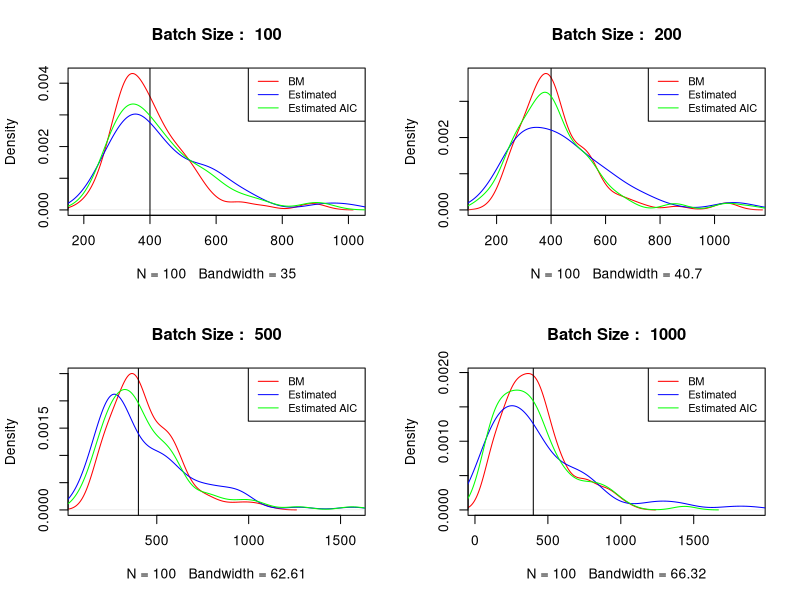

Reproduce this figure in R. (Note: this script raises an error after producing the figure.)
calculate_est <- function(b, alpha_sq, rho) {
    return ((b*alpha_sq)/((1-rho)^2))
}
# running the procedure of using MCMC to generate samples
# then finding the variance and plotting there density

# defining different targets

# exponential
rate = 2
exponential <- function(x,rate){
    return(dexp(x,rate))
}
# gamma
shape = 9
rate = 0.5
gamma <- function(x,shape,rate){
    return(dgamma(x,shape = shape, rate = rate))
}

# laplace
theta = 2
s = 4    
laplace <- function(x,theta,s){
    return(0.5*(1/s)*exp(-abs(x-theta)/s))
}
# chi-squared

k = 5
chisq <- function(x,k){
    return(dchisq(x,k))
}

# Using normal distribution as proposal 
normal <- function(x,mu,h){
	return (rnorm(x,mean = mu, sd = h))
}

#setting up parameters for distributions
target <- laplace
proposal <- normal

# setting up for running multiple mcmc
iter <- 100

b_dist <- c(100,200,500,1000);
# b_dist <- c(10,20,50,100);

#for the sigma of each run
est_sigma_dist <- matrix(0, nrow = length(b_dist), ncol = iter)
bm_sigma_dist <- matrix(0, nrow = length(b_dist), ncol = iter)
#for the sample mean of each run
sample_mean_dist = numeric(length = iter)

rho_dist <- matrix(0,nrow = length(b_dist), ncol = iter)
alpha_dist <- matrix(0,nrow = length(b_dist), ncol = iter)

est_sigma_dist_aic <- matrix(0, nrow = length(b_dist), ncol = iter)
rho_dist_aic <- matrix(0,nrow = length(b_dist), ncol = iter)
alpha_dist_aic <- matrix(0,nrow = length(b_dist), ncol = iter)


acc_dist = numeric(length = iter)
# running mulitple mcmc
# setting up changing parameters

T <- 1e4
# h <- 1
h <- 5

ini <- 2

for(it in 1:iter){
    print(paste("Iter : ", it))

    x <- numeric(T)
    acc <- 0
    x[1] <- ini + rnorm(1) 

    for(t in 2:T){
        y = proposal(1,x[t-1],h)
        alpha = min((target(y,theta,s)/target(x[t-1],theta,s)),1)
        u = runif(1,0,1)
        if(u <= alpha){
            x[t] = y
            acc <- acc + 1
        } else {
            x[t] = x[t-1]
        }
    }
    acc_dist[it] <- ((acc/T)*100)
    sample_mean_dist[it] = mean(x)

    n <- T

    for(b in b_dist){
        a <- n/b
        Y <- numeric(a)

        for(i in 0:(a-1)){
            Y[i+1] <- mean(x[((b*i)+1):(b*(i+1))])
        }

        mu <- mean(x)
        bm_sigma <- (b/(a-1))*(sum((Y-mu)^2))

        # AIC is FALSE
        model <- ar(Y, aic = FALSE, order.max = 1)

        rho_c <- model$ar
        alpha_sq_c <- model$var.pred
        
        est_sigma <- calculate_est(b, alpha_sq_c, rho_c)

        rho_dist[which(b == b_dist), it] <- rho_c
        alpha_dist[which(b == b_dist), it] <- alpha_sq_c

        bm_sigma_dist[which(b == b_dist), it] <- bm_sigma
        est_sigma_dist[which(b == b_dist), it] <- est_sigma

        # AIC is TRUE
        model_aic <- ar(Y, aic = TRUE, order.max = 1)

        if(length(model_aic$ar) == 0){
            rho_c_aic = 0
        } else {
            rho_c_aic <- model_aic$ar
        }
    
        alpha_sq_c_aic <- model_aic$var.pred

        rho_dist_aic[which(b == b_dist), it] <- rho_c_aic
        alpha_dist_aic[which(b == b_dist), it] <- alpha_sq_c_aic

        est_sigma_aic <- calculate_est(b, alpha_sq_c_aic, rho_c_aic)

        est_sigma_dist_aic[which(b == b_dist), it] <- est_sigma_aic
    }
}

mean(acc_dist)
var(sample_mean_dist)*T

cbind(apply(bm_sigma_dist,1,mean),apply(est_sigma_dist,1,mean),apply(est_sigma_dist_aic,1,mean))
cbind(apply(bm_sigma_dist,1,var),apply(est_sigma_dist,1,var),apply(est_sigma_dist_aic,1,var)) 
 
par(mfrow=c(2,2))    

for(i in 1:length(b_dist)) {
    plot(density(bm_sigma_dist[i,]), xlim = c(min(bm_sigma_dist[i,],est_sigma_dist[i,],est_sigma_dist_aic[i,]) - 10, max(bm_sigma_dist[i,],est_sigma_dist[i,],est_sigma_dist_aic[i,]) + 10), main = paste("Batch Size : ",b_dist[i]), lwd = 1, col = "red")
    abline(v = 400)
    lines(density(est_sigma_dist[i,]), lwd = 1, col = "blue")
    lines(density(est_sigma_dist_aic[i,]), lwd = 1, col ="green")
    legend("topright", legend=c("BM ","Estimated ", "Estimated AIC "), col=c("red","blue", "green"), lty=1:1:1, cex=0.8)
}

par(mfrow=c(2,2))
acf(Y_1,lag.max = 100,main=paste("Batch Size ",b_dist[1]))
acf(Y_2,lag.max = 100,main=paste("Batch Size ",b_dist[2]))
acf(Y_3,lag.max = 100,main=paste("Batch Size ",b_dist[3]))
acf(Y_4,lag.max = 100,main=paste("Batch Size ",b_dist[4]))
par(mfrow=c(1,1))

